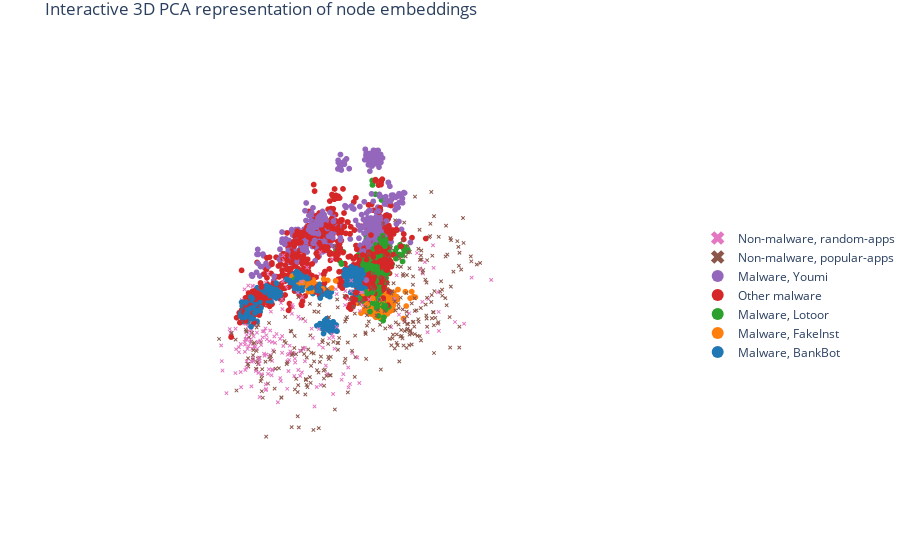

The notebook cell saved with this chart:
### Code cell
# 3D plot - using plotly
trans3d = PCA(n_components=3)
node_embeddings_3d = trans3d.fit_transform(node_embeddings)
data_3d = pd.DataFrame(node_embeddings_3d, index=vectors.index)
data_3d['malware'] = vectors['category']=='malware'
data_3d['type'] = vectors.label
type_chart = data_3d[['malware', 'type']].drop_duplicates()
type_chart['num'] = type_chart.type.map(label_map)

layout = go.Layout(
    title="Interactive 3D PCA representation of node embeddings",
    margin={'l': 0, 'r': 0, 'b': 0, 't': 30},
    legend=dict(y=0.5, itemsizing='constant'),
    scene={
        'xaxis': {
#             'range': [data_3d[0].min(), data_3d[0].max()],
            'showspikes': False,
            'showgrid': False, 
            'zeroline': False, 
            'visible': False
        },
        'yaxis': {
#             'range': [data_3d[1].min(), data_3d[1].max()],
            'showspikes': False,
            'showgrid': False, 
            'zeroline': False, 
            'visible': False
        },
        'zaxis': {
#             'range': [data_3d[2].min(), data_3d[2].max()],
            'showspikes': False,
            'showgrid': False, 
            'zeroline': False, 
            'visible': False
        }
    }
)

fig = go.Figure(layout=layout)

# add invisible bounding trace to keep axes' scale constant
fig.add_trace(
    go.Scatter3d(
        x=[data_3d[0].min(), data_3d[0].max()],
        y=[data_3d[1].min(), data_3d[1].max()],
        z=[data_3d[2].min(), data_3d[2].max()],
        mode='markers',
        marker={
            'color':'rgba(0,0,0,0)',
            'opacity': 0,
        },
        showlegend=False
    )
)

for index, row in type_chart.sort_values('num', ascending=False).iterrows():
    if row['malware']:
        symbol = 'circle'
        name = f"Malware, {row['type']}"
        size = 2
    else:
        symbol = 'x'
        name = f"Non-malware, {row['type']}"
        size = 1.5

    if row['type']=='Other malware':
        name=row['type']

    df = data_3d[data_3d.type==row['type']]
    rbg = tuple([255*val for val in cm.tab10(row['num'])[:3]])
    color = f"rgb{rbg}"
    trace  = go.Scatter3d(
        name=name,
        x=df[0],
        y=df[1],
        z=df[2],
        customdata=list(df.index),
        hovertemplate=
        "<b>%{customdata}</b><br>" +
        f"{name}" +
        "<extra></extra>",
        mode='markers',
        marker={
            'size': size,
            'opacity': 1,
            'color': color,
            'symbol': symbol,
        }
    )
    
    fig.add_trace(trace)

# Save the plot.
fig.show()

### Figure 1 — Plotly figure (JSON) as saved in the notebook; plotly's stock layout.template omitted (floating-point values rounded to 4 significant figures; data arrays with more than 128 entries replaced by an {"elided": "..."} marker saying what was removed)
{"data": [{"marker": {"color": "rgba(0,0,0,0)", "opacity": 0}, "mode": "markers", "showlegend": false, "type": "scatter3d", "x": [-3.215, 5.338], "y": [-4.873, 5.738], "z": [-4.115, 4.773]}, {"customdata": {"elided": "232 str values"}, "hovertemplate": "<b>%{customdata}</b><br>Non-malware, random-apps<extra></extra>", "marker": {"color": "rgb(227.0, 119.0, 194.0)", "opacity": 1, "size": 1.5, "symbol": "x"}, "mode": "markers", "name": "Non-malware, random-apps", "type": "scatter3d", "x": {"elided": "232 float values"}, "y": {"elided": "232 float values"}, "z": {"elided": "232 float values"}}, {"customdata": {"elided": "324 str values"}, "hovertemplate": "<b>%{customdata}</b><br>Non-malware, popular-apps<extra></extra>", "marker": {"color": "rgb(140.0, 86.0, 75.0)", "opacity": 1, "size": 1.5, "symbol": "x"}, "mode": "markers", "name": "Non-malware, popular-apps", "type": "scatter3d", "x": {"elided": "324 float values"}, "y": {"elided": "324 float values"}, "z": {"elided": "324 float values"}}, {"customdata": {"elided": "568 str values"}, "hovertemplate": "<b>%{customdata}</b><br>Malware, Youmi<extra></extra>", "marker": {"color": "rgb(148.0, 103.0, 189.0)", "opacity": 1, "size": 2, "symbol": "circle"}, "mode": "markers", "name": "Malware, Youmi", "type": "scatter3d", "x": {"elided": "568 float values"}, "y": {"elided": "568 float values"}, "z": {"elided": "568 float values"}}, {"customdata": {"elided": "1231 str values"}, "hovertemplate": "<b>%{customdata}</b><br>Other malware<extra></extra>", "marker": {"color": "rgb(214.0, 39.0, 40.0)", "opacity": 1, "size": 2, "symbol": "circle"}, "mode": "markers", "name": "Other malware", "type": "scatter3d", "x": {"elided": "1231 float values"}, "y": {"elided": "1231 float values"}, "z": {"elided": "1231 float values"}}, {"customdata": {"elided": "314 str values"}, "hovertemplate": "<b>%{customdata}</b><br>Malware, Lotoor<extra></extra>", "marker": {"color": "rgb(44.0, 160.0, 44.0)", "opacity": 1, "size": 2, "symbol": "circle"}, "mode": "markers", "name": "Malware, Lotoor", "type": "scatter3d", "x": {"elided": "314 float values"}, "y": {"elided": "314 float values"}, "z": {"elided": "314 float values"}}, {"customdata": {"elided": "2168 str values"}, "hovertemplate": "<b>%{customdata}</b><br>Malware, FakeInst<extra></extra>", "marker": {"color": "rgb(255.0, 127.0, 14.0)", "opacity": 1, "size": 2, "symbol": "circle"}, "mode": "markers", "name": "Malware, FakeInst", "type": "scatter3d", "x": {"elided": "2168 float values"}, "y": {"elided": "2168 float values"}, "z": {"elided": "2168 float values"}}, {"customdata": {"elided": "648 str values"}, "hovertemplate": "<b>%{customdata}</b><br>Malware, BankBot<extra></extra>", "marker": {"color": "rgb(31.0, 119.0, 180.0)", "opacity": 1, "size": 2, "symbol": "circle"}, "mode": "markers", "name": "Malware, BankBot", "type": "scatter3d", "x": {"elided": "648 float values"}, "y": {"elided": "648 float values"}, "z": {"elided": "648 float values"}}], "layout": {"legend": {"itemsizing": "constant", "y": 0.5}, "margin": {"b": 0, "l": 0, "r": 0, "t": 30}, "scene": {"xaxis": {"showgrid": false, "showspikes": false, "visible": false, "zeroline": false}, "yaxis": {"showgrid": false, "showspikes": false, "visible": false, "zeroline": false}, "zaxis": {"showgrid": false, "showspikes": false, "visible": false, "zeroline": false}}, "title": {"text": "Interactive 3D PCA representation of node embeddings"}}}
